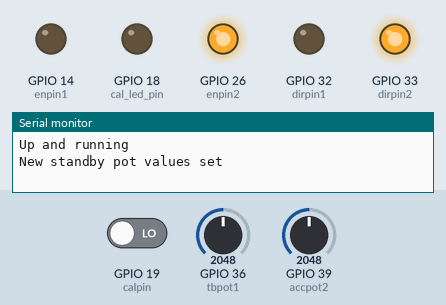
Simulated run of this sketch. Board: ESP32. Shown: output pins drawn as LEDs (lit = HIGH), the last lines printed to the serial monitor. Inputs (shaded band) come from the test bench; at power-on: GPIO 19 (calpin) LOW, GPIO 36 (tbpot1) = 2048, GPIO 39 (accpot2) = 2048.

Above: at 1.2 s.
1.3 s: GPIO 19 (calpin) driven HIGH
At 2.9 s:
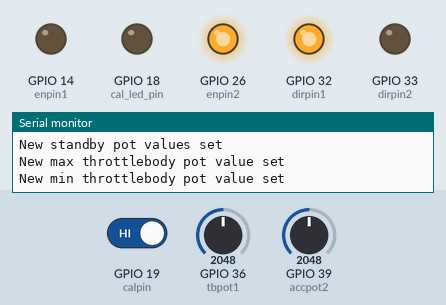
At 3.7 s:
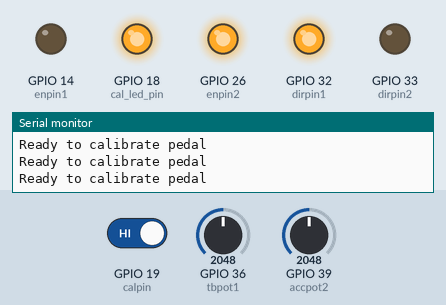
4.7 s: GPIO 19 (calpin) driven LOW
At 6.0 s:
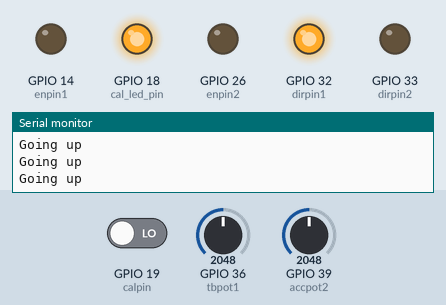
Timing chart, 0 to 7.7 s (numbered marks = the images above; inputs shaded):
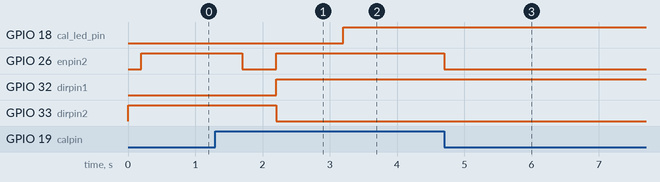

Measured:
- after the input at 1.3 s, GPIO 18 (cal_led_pin): LOW → HIGH after 1.9 s; GPIO 26 (enpin2): goes on until 2.2 s, then stays HIGH
- after the input at 4.7 s, GPIO 26 (enpin2): HIGH → LOW at once

The sketch:

DBW-throttle.ino
```cpp
//INCLUDES
#include <PID_v1.h> //pid-library
#include "BluetoothSerial.h"  //Bluetoothe library, for serial communication to phone
#if !defined(CONFIG_BT_ENABLED) || !defined(CONFIG_BLUEDROID_ENABLED)
#error Bluetooth is not enabled! Please run `make menuconfig` to and enable it
#endif

//PIN DEFINES
const int dirpin1 = 32;
const int dirpin2 = 33;
const int enpin1 = 14;
const int enpin2 = 26;
const int senspin = 27;
const int calpin = 19;
const int cal_led_pin = 18;
const int tbpot1 = 36;
const int tbpot2 = 37;
const int accpot1 = 36;  //38 original.. 36 for testing
const int accpot2 = 39;

//PWM Config
const int freq = 20000;
const int res = 16;
const int pwmchannel = 0;

//VARIABLES
int TPS0MIN = 170;
int TPS0NULL = 200;
int TPS0MAX = 957;
int val0 = 0;
int TPS1MIN = 845;
int TPS1NULL = 750;
int TPS1MAX = 60;
int val1 = 0;
int Pedal0MIN = 44;
int Pedal0MAX = 468;
int val2 = 0;
int Pedal1MIN = 90;
int Pedal1MAX = 938;
int val3 = 0;
int potmin = 100;
int potmax = 3000;
int potval = 0;
int start_calibration_done = 0;

BluetoothSerial SerialBT;     //Set bluetooth function_name

//PID Setup
double Setpoint, Input, Output;
double Kp=1, Ki=0, Kd=0;
PID myPID(&Input, &Output, &Setpoint, Kp, Ki, Kd, DIRECT);


void setup() {

  Serial.begin(115200);
  Serial.println("Up and running");
  pinMode(tbpot1, INPUT);
  pinMode(tbpot2, INPUT);
  pinMode(accpot1, INPUT);
  pinMode(accpot2, INPUT);
  pinMode(dirpin1, OUTPUT);
  pinMode(dirpin2, OUTPUT);
  pinMode(enpin1, OUTPUT);
  pinMode(enpin2, OUTPUT);
  pinMode(senspin, INPUT);
  pinMode(calpin, INPUT);
  pinMode(cal_led_pin, OUTPUT);

  //PID-controller setup
  Input = analogRead(accpot1);
  Setpoint = 0;
  myPID.SetMode(AUTOMATIC);

  // PWM setup
  ledcSetup(pwmchannel, freq, res);
  ledcAttachPin(enpin2, pwmchannel);

}

void loop() {

  digitalWrite(enpin1, LOW);
  digitalWrite(dirpin1, LOW);
  digitalWrite(dirpin2, HIGH);

  while (start_calibration_done == 0) {
    initial_cal();
  }

  while (digitalRead(calpin) == HIGH) {
    calibrate_pedal();
  }

  Input = analogRead(accpot1);
  Input = map(Input, Pedal0MIN, Pedal0MAX, 0, 65535);
/*int duty = 0;
  duty = analogRead(potpin);
  duty = map(duty, potmin, potmax, 0, 65535);
  duty = constrain(duty, 0, 65535);*/
  myPID.Compute();
  ledcWrite(pwmchannel, Output);
  Serial.println(Output);
  delay(15);

  while (Output <= Setpoint){
     Serial.println("Going up");
     delay(15);
  }

  while (Output >= Setpoint) {
    Serial.println("Going down");
    delay(15);
  }
}

void initial_cal() {

  digitalWrite(enpin2, LOW);
  digitalWrite(dirpin1, LOW);
  digitalWrite(dirpin2, HIGH);

  val0 = analogRead(tbpot1);
  val1 = analogRead(tbpot2);

  TPS0NULL = val0;
  TPS1NULL = val1;
  Serial.println("New standby pot values set");
  delay(200);

  ledcWrite(pwmchannel, 65535);
  delay(1000);

  TPS0MAX = val0;
  TPS1MAX = val1;
  Serial.println("New max throttlebody pot value set");
  delay(500);
  ledcWrite(pwmchannel, 0);
  delay(500);

  digitalWrite(dirpin2, LOW);
  digitalWrite(dirpin1, HIGH);
  ledcWrite(pwmchannel, 65535);
  delay(500);

  TPS0MIN = val0;
  TPS1MIN = val1;
  Serial.println("New min throttlebody pot value set");
  delay(500);

  start_calibration_done++;
  String p1=";";
  Serial.println(TPS0NULL + p1 + TPS1NULL + p1 + TPS0MIN + p1 + TPS1MIN + p1 + TPS0MAX + p1 + TPS1MAX);

}

void calibrate_pedal() {

  digitalWrite(cal_led_pin, HIGH);
  Serial.println("Ready to calibrate pedal");
//  SerialBT.println("Ready to calibrare pedal");

  val2 = analogRead(accpot1);
  val3 = analogRead(accpot2);

  if(val2 > Pedal0MAX){
    Pedal0MAX = val2;
    Serial.println("New pedal max calibration set");
  }

  if(val3 > Pedal1MAX){
    Pedal1MAX = val3;
    Serial.println("New pedal max calibration set");
  }

  if(val2 < Pedal0MIN){
    Pedal0MIN = val2;
    Serial.println("New pedal min calibration set");
  }
  if(val3 < Pedal1MIN){
    Pedal1MIN = val3;
    Serial.println("New pedal min calibration set");
  }

}

void pot_mapping(){


  /*
  int TPS0TRAVEL = TPS0MAX-TPS0MIN;
  int TPS1TRAVEL = TPS1MIN-TPS1MAX;
  int TPS0 = constrain(analogRead(tbpot1), TPS0MIN, TPS0MAX);  //Range: 220 - 38 ORIGINAL:663 - 54
  int TPS1 = constrain(analogRead(tbpot2), TPS1MIN, TPS1MAX);  //Range: 79 - 220 ORIGINAL: 164 - 970
  int diff0 = (TPS0-TPS0MIN)+map((TPS1-TPS1MAX), 0, TPS0TRAVEL, 0, TPS1TRAVEL); //ORIGINAL: 0,806,0,609

  int Pedal0 = constrain(analogRead(accpot1), Pedal0MIN, Pedal0MAX);  //Range: 39 - 423 ORIGINAL:0 - 180
  int Pedal1 = constrain(analogRead(accpot2), Pedal1MIN, Pedal1MAX);  //Range: 83 - 850 ORIGINAL:0 - 380
  int diff1 = (Pedal0-Pedal0MIN) - map(Pedal1, 0, Pedal1MAX, 0, Pedal0MAX);
  //int TPSIN = analogRead(potpin);
  */
}
```
